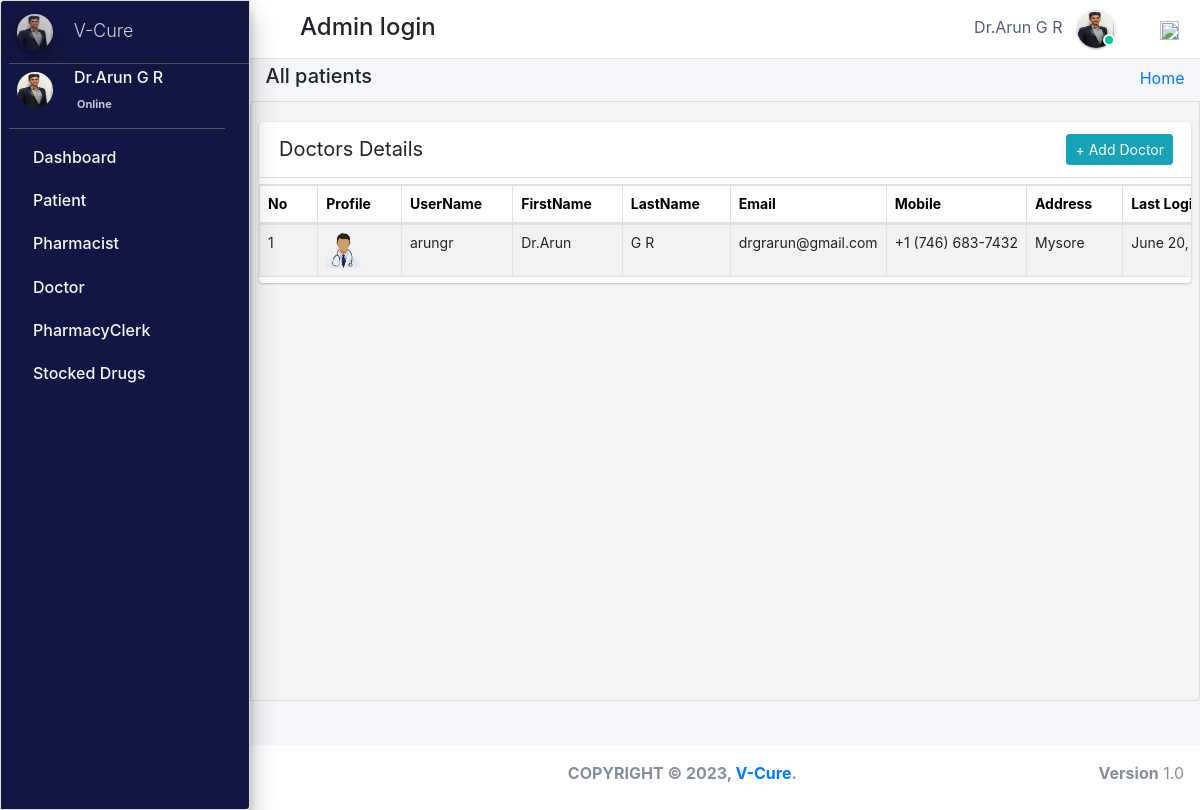
/admin_user/manage_doctor/ (signed in), run on the app's committed database.
### pharmacy/models.py (models this page shows, shortened)
class CustomUser(AbstractUser):
    user_type_data = ((1, "AdminHOD"), (2, "Pharmacist"), (3, "Doctor"), (4, "PharmacyClerk"),(5, "Patients"))
    user_type = models.CharField(default=1, choices=user_type_data, max_length=10)

class AdminHOD(models.Model):
    gender_category=(
        ('Male','Male'),
        ('Female','Female'),
    )
    admin = models.OneToOneField(CustomUser,null=True, on_delete = models.CASCADE)
    emp_no= models.CharField(max_length=100,null=True,blank=True)
    gender=models.CharField(max_length=100,null=True,choices=gender_category)
    mobile=models.CharField(max_length=10,null=True,blank=True)
    address=models.CharField(max_length=300,null=True,blank=True)
    profile_pic=models.ImageField(default="admin.png",null=True,blank=True)
    created_at = models.DateTimeField(auto_now_add=True)
    updated_at = models.DateTimeField(auto_now=True)
    date_employed=models.DateTimeField(auto_now_add=True, auto_now=False)
    objects = models.Manager()

class Doctor(models.Model):
    gender_category=(
        ('Male','Male'),
        ('Female','Female'),
    )
    admin = models.OneToOneField(CustomUser,null=True, on_delete = models.CASCADE)
    emp_no=models.CharField(max_length=100,null=True,blank=True)
    age= models.IntegerField(default='0', blank=True, null=True)
    gender=models.CharField(max_length=100,null=True,choices=gender_category)
    mobile=models.CharField(max_length=10,null=True,blank=True)
    address=models.CharField(max_length=300,null=True,blank=True)
    profile_pic=models.ImageField(default="doctor.png",null=True,blank=True)
    created_at = models.DateTimeField(auto_now_add=True)
    updated_at = models.DateTimeField(auto_now=True)
    objects = models.Manager()

### pharmacy/HODViews.py (the view)
# urls.py: path('admin_user/manage_doctor/',HODViews.manageDoctor,name='manage_doctor'),
def manageDoctor(request):
    staffs = Doctor.objects.all()
    context = {
        "staffs": staffs,
        "title":"Dotors Details"
    }
    return render(request,'hod_templates/manage_doctor.html',context)

### pharmacy/LoginCheckMiddleWare.py (called while the page is built, shortened)
    def process_view(self, request, view_func, view_args, view_kwargs):
        modulename = view_func.__module__
        user = request.user
        if user.is_authenticated:
            if user.user_type == "1":
                if modulename == "pharmacy.HODViews":
                    pass
                elif modulename == "":
                    pass
                elif modulename == "pharmacy.views" or modulename == "django.views.static":
                    pass
                else:
                    pass
            else:
                return redirect("login")
        else:
            if request.path == reverse("login"):
                pass
            else:
                return redirect("login")

### pharmacy/templates/hod_templates/manage_doctor.html (shortened to what this page needs)
{% extends 'hod_templates/base_template.html'%} {% block page_title %}
<h5>All patients</h5>
{% endblock page_title %} {% block main_content %}
<section class="content">
    <div class="row">
        <div class="col-md-12">
            <div class="card card-primar sc">
                <div class="card-header">
                    <span>Doctors Details</span>
                    <div class="card-tools d-flex">
                        <a class="btn btn-sm btn-info mr-2" href="{% url 'add_doctor' %}" role="button">+ Add Doctor</a>
                    </div>
                </div>
                <table class="table table-bordered table-hover dataTable" id="plist">
                    <thead>
                        <tr>
                            <th>No</th>
                            <th>Profile</th>
                            <th>UserName</th>
                            <th>FirstName</th>
                            <th>LastName</th>
                            <th>Email</th>
                            <th>Mobile</th>
                            <th>Address</th>
                            <th>Last Login</th>
                        </tr>
                    </thead>
                    <tbody>
                        {% for staff in staffs %}
                        <tr class="hov">
                            <td>{{forloop.counter}}</td>
                            <td> <img src="{{staff.profile_pic.url}}" class="" width="35" height="35" alt=""></td>
                            <td>{{staff.admin.username}}</td>
                            <td>{{staff.admin.first_name}}</td>
                            <td>{{staff.admin.last_name}}</td>
                            <td>{{staff.admin.email}}</td>
                            <td>{{staff.mobile}}</td>
                            <td>{{staff.address}}</td>
                            <td>{{staff.admin.last_login}}</td>
                        </tr>
                        {% endfor %}
                    </tbody>
                </table>
            </div>
        </div>
    </div>
</section>
{% endblock %}

### pharmacy/templates/hod_templates/base_template.html (shortened to what this page needs)
{% extends 'base_file.html' %} {% block htm %}
<body class="hold-transition sidebar-mini layout-fixed">
    <div class="wrapper">
        <nav class="main-header navbar navbar-expand navbar-white navbar-light">
            <ul class="navbar-nav">
                <li class="nav-item">
                    <a class="nav-link" data-widget="pushmenu" href="#" role="button"></a>
                </li>
            </ul>
            <h4 style="margin-left: 10px; margin-top: 5px;">Admin login </h4>
            <ul class="navbar-nav ml-auto">
                <li class="mx-3">
                    <a href="#" class="sm-submenu-with-image a">
                        <span>{{user.first_name}}  {{user.last_name}}</span>
                        <img src="{{request.user.adminhod.profile_pic.url}}" class="img-circle elevation-1" width="38" height="38" alt="">
                        <span class="avatar-status avatar-sm-status avatar-status-success"></span>
                    </a>
                </li>
                <li class="nav-item dropdown ml-3 low">
                    <a href="#" class="btn btn-outlined btn-black text-muted bg-transparent " data-toggle="dropdown" aria-expanded="false" data-wow-delay="0.7s"><img src="https://img.icons8.com/ios/50/000000/settings.png" width="19" height="19">
                    </a>
                </li>
            </ul>
        </nav>
        {% include 'hod_templates/sidebar.html'%}
        <div class="content-wrapper">
            <div class="content-header">
                <div class="container-fluid">
                    <div class="row ">
                        <div class="col-sm-6">
                            <h1 class="m-0 text-dark">
                                {% block page_title %} {% endblock page_title %}
                            </h1>
                        </div>
                        <div class="col-sm-6 ">
                            <ol class="breadcrumb float-sm-right">
                                <li class="breadcrumb-item"><a href="">Home</a></li>
                            </ol>
                        </div>
                    </div>
                </div>
            </div>
            {% block main_content %} {% endblock main_content %}
        </div>
        {% include 'hod_templates/footer.html'%}
    </div>
    {% endblock htm %}

### pharmacy/templates/hod_templates/sidebar.html (shortened to what this page needs)
<aside class="main-sidebar sidebar-dark-primary elevation-4">
    <a href="" class="brand-link ml-2">
        <img src="{{request.user.adminhod.profile_pic.url}}" alt="" width="36" height="36" class=" img-circle elevation-3" style="opacity: .8">
        <span class="brand-text font-weight-light mt-1 ml-3 mmust">V-Cure</span>
    </a>
    <div class="sidebar">
        <div class="user-panel mr-3">
            <div class="pull-left image sm-submenu-with-image a ml-2 ">
                <img src="{{request.user.adminhod.profile_pic.url}}" class="img-circle mt-2" width="36" height="36" alt="User Image">
            </div>
            <div class="pull-left info">
                <p>{{user.first_name}} {{user.last_name}}</p>
                <a href="#"> Online</a>
            </div>
        </div>
        <nav class="mt-2">
            <ul class="nav nav-pills nav-sidebar flex-column" data-widget="treeview" role="menu" data-accordion="false">
                <li class="nav-item">
                    <a href="{% url  'admin_dashboard' %}" class="nav-link">
                        <p>
                            Dashboard
                        </p>
                    </a>
                </li>
                <li class="nav-item">
                    <a href="#" class="nav-link">
                        <p>
                            Patient
                        </p>
                    </a>
                </li>
                <li class="nav-item">
                    <a href="#" class="nav-link">
                        <p>
                            Pharmacist
                        </p>
                    </a>
                </li>
                <li class="nav-item">
                    <a href="#" class="nav-link">
                        <p>
                            Doctor
                        </p>
                    </a>
                </li>
                <li class="nav-item">
                    <a href="#" class="nav-link">
                        <p>
                            PharmacyClerk
                        </p>
                    </a>
                </li>
                <li class="nav-item">
                    <a href="#" class="nav-link">
                        <p>
                            Stocked Drugs
                        </p>
                    </a>
                </li>
            </ul>
        </nav>
    </div>
</aside>

### static/css/main.css (style rules this page uses)
html { font-family: sans-serif; line-height: 1.15; -webkit-text-size-adjust: 100%; -webkit-tap-highlight-color: transparent; }
body { overflow-y: hidden; overflow-x: hidden; font-family: -apple-system, BlinkMacSystemFont, "Segoe UI", Roboto, "Helvetica Neue", Arial, "Noto Sans", sans-serif, "Apple Color Emoji", "Segoe UI Emoji", "Segoe UI Symbol", "Noto Color Emoji" !important; }
th { color: rgb(0, 0, 0); font-size: 14px !important; }
.content { background-color: #f5f5f5; border: 1px solid #dddddd; border-radius: 4px 0px 4px 0px; left: -1px; padding: 10px 7px 5px; }
.main-sidebar { background: #ffffff; border: 1px solid #dddddd; border-radius: 4px 0px 4px 0px; font-weight: bold; }
.content { height: 75vh; overflow-y: scroll; overflow-x: hidden; }
.sc { white-space: nowrap; display: block; overflow-x: hidden !important; }
.content .row { margin-top: 20px !important; }
.main-sidebar { background-color: #121642 !important; color: white !important; }
.main-sidebar p { color: #f8f8f8 !important; font-weight: 500 !important }
td { font-size: 14px !important; }
.hov { transition: transform .5s; }
.avatar-status { position: absolute; bottom: 12px; right: 75.4px; display: -ms-inline-flexbox; display: inline-flex; -ms-flex-negative: 0; flex-shrink: 0; -ms-flex-pack: center; justify-content: center; -ms-flex-align: center; align-items: center; white-space: nowrap; text-align: center; vertical-align: baseline; font-weight: 600; border: .125rem solid #fff; width: 12px; height: 12px; line-height: 1; font-size: .71094rem; border-radius: 50%; }
.avatar-status-success { color: #fff; background-color: #00c9a7; }
.card-header span { font-size: 20px !important; }
.table>tbody>tr>td, .table>tbody>tr>th, .table>tfoot>tr>td, .table>tfoot>tr>th, .table>thead>tr>td, .table>thead>tr>th { padding: 8px; line-height: 1.42857143; vertical-align: top; }
.pull-left { float: left; }
.pull-left { float: left!important; }
.user-panel>.info { padding: 5px 5px 5px 15px; line-height: 1; position: absolute; left: 55px; }
.user-panel>.info>p { font-weight: 600; margin-bottom: 9px; }
p { margin: 0 0 10px; }
.user-panel { padding-bottom: 20px; }
.user-panel:after { clear: both; }
.user-panel:before, .user-panel:after { content: " "; display: table; }
.user-panel>.info>a { text-decoration: none; padding-right: 5px; margin-top: 3px; font-size: 11px; overflow: hidden; white-space: nowrap; }
.mmust { overflow: hidden; white-space: nowrap; font-size: 18px; }
.table { background: white !important; }
.container-fluid { width: 100%; padding-right: 15px; padding-left: 15px; margin-right: auto; margin-left: auto; }
.row { display: flex; flex-wrap: wrap; margin-right: -15px; margin-left: -15px; }
.d-flex { display: flex !important; z-index: 44; }
.d-flex { display: flex !important; }
.table tbody tr:nth-of-type(odd) { background-color: rgba(0, 0, 0, .05) !important; }
.table tbody tr:nth-of-type(odd) { background-color: rgba(197, 197, 197, 0.05) !important; }
.img-circle { border-radius: 50%; }
.content-wrapper .content-header { padding: 5px 0.5rem !important; }

### static/css/profile.css (style rules this page uses)
li { list-style-type: none ! }
.navbar-nav span { color: #525f7f !important; margin-right: 10px !important; }
body { font-family: 'Rubik', sans-serif; height: 100% !important; }
.table tbody tr:nth-of-type(odd) { background-color: rgba(0, 0, 0, .05) !important; }

### data on the page
CustomUser: first_name "Dr.Arun", last_name "G R", user.adminhod.profile_pic (picture)
Doctor: profile_pic (picture), admin.username "arungr", admin.first_name "Dr.Arun", admin.last_name "G R", admin.email "drgrarun@gmail.com", mobile "+1 (746) 683-7432", address "Mysore", admin.last_login "June 20,…"
